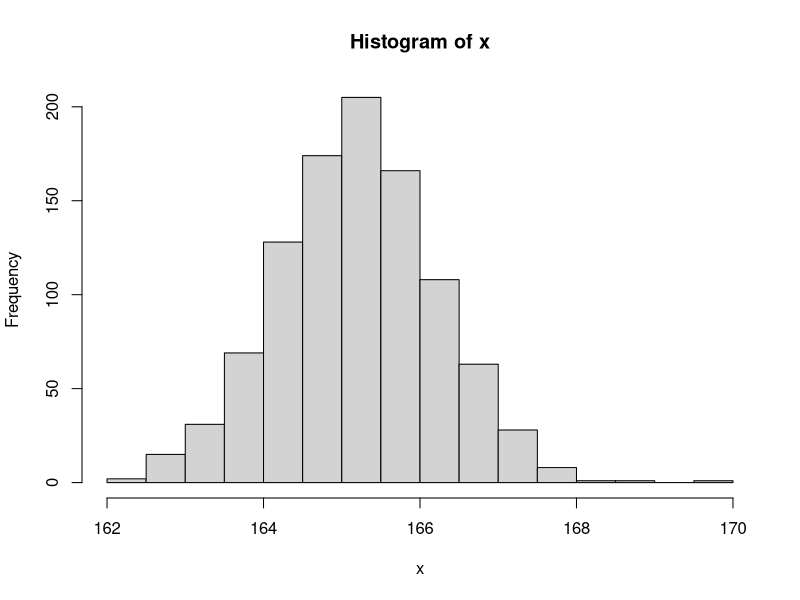
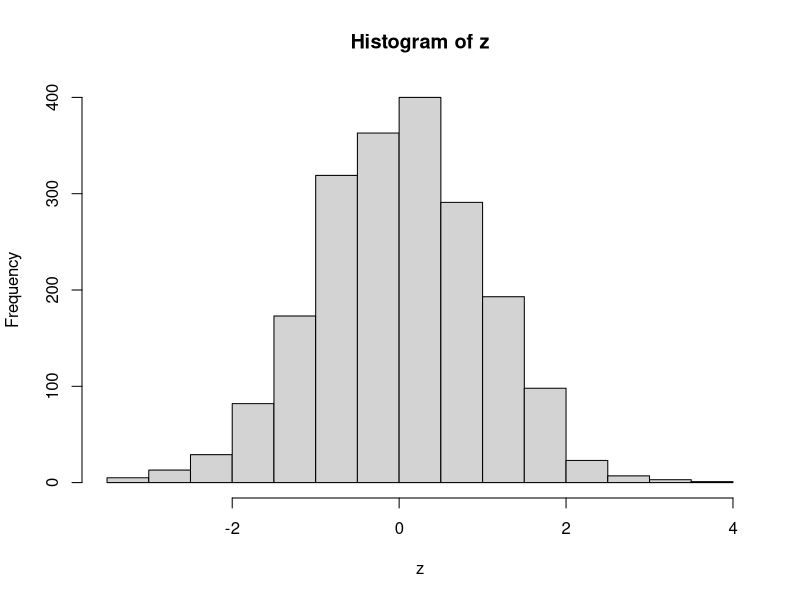
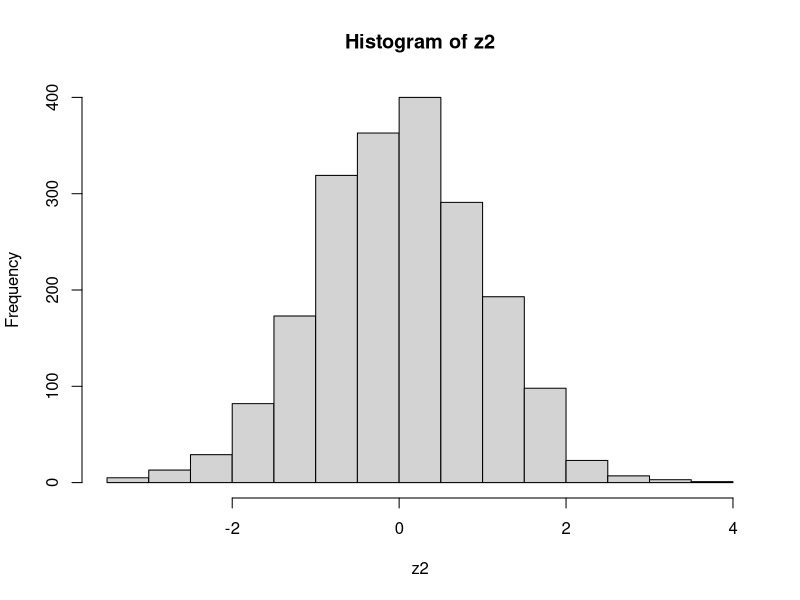

Here is the R script that generated these plots, in order:
# chap_08_Hypothesis_basic

# 가설(Hypothesis) : 어떤 사건을 설명하기 위한 가정
# 검정(Test) : 검정통계량(표본)으로 가설 채택 or 기각 과정
# 추정 : 표본을 통해서 모집단을 확률적으로 추측
# 신뢰구간 : 모수를 포함하는 구간(채택역), 벗어나면 (기각역)
# 유의수준 : 알파 표시, 오차 범위의 기준
# 구간추정 : 신뢰구간과 검정통계량을 비교해서 가설 기각 유무 결정


##################
# 1. 가설과 검정  
##################

# 귀무가설(H0) : 중2학년 남학생 평균키는 165.2cm와 차이가 없다.
# 대립가설(H0) : 중2학년 남학생 평균키는 165.2cm와 차이가 있다.

# 1. 모집단에서 표본 추출(1,000 학생)
x <- rnorm(1000, mean = 165.2, sd = 1) # 정규분포

hist(x)


# 정규성 결정
# 귀무가설 : 정규분포와 차이가 없다. (0)
shapiro.test(x) 
# W = 0.9986, p-value = 0.6244
# w = 검정통계량 -> p-value : 유의확률
# p-value = 0.6244 >= 알파(0.05) -> 채택



# 2. 평균차이 검정 : 평균 : 165.2cm
t.test(x, mu=165.2)
# t = -0.55503, df = 999, p-value = 0.579
# t, df : 검정통계량
# p-value : 유의확률
# p-value = 0.579 >= 0.05 -> 귀무가설 채택
# 95 percent confidence interval: 95%
# 165.1071 ~ 165.2309 : 신뢰구간(채택역)
# mean of x
# 165.169 -> 실제 평균(통계량 : 표본의 통계)
mean(x) # 165.169 <- 검정통계량

# [해설] 검정통계량이 신뢰구간에 포함되므로 모수의 평균키
# 165.2cm와 차이가 없다고 볼 수 있다.


# 3. 기각역의 평균검정
t.test(x, mu=165.09, conf.level = 0.95) # 95%
# 귀무가설 : 평균키 165.09cm와 차이가 없다.
# 대립가설 : 평균키 165.09cm와 차이가 있다.
# t = 2.5061, df = 999, p-value = 0.01237
# p-value = 0.01237 < 알파(0.05) -> 기각
# 95 percent confidence interval:
# 165.1071 ~ 165.2309


# 4. 신뢰수준 변경(95% -> 99%) 
t.test(x, mu=165.2, conf.level = 0.99) # 신뢰수준 99%, 평균(mu) 165.2
# t = -0.98263, df = 999, p-value = 0.326 >= 0.05
# 99 percent confidence interval: % 99%
# 165.0876 ~ 165.2504
# 신뢰수준 향상 -> 신뢰구간 넓어짐(가설 기각이 어려워짐)



#######################
# 2. 표준화 vs 정규화
#######################

# 1. 표준화 : 정규분포 -> 표준정규분포(0,1)

# 정규붙포
n <- 2000
x <- rnorm(n, mean = 100, sd = 10)
x
shapiro.test(x)
# p-value = 0.3582 > 유의수준(알파) : 0.05

# 표준화
# 표준화 공식(z) = (x - mu) / sd(x)
mu <- mean(x) #  99.79778
mu

z = (x - mu) / sd(x)
z
hist(z)
mean(z)  # 2.846246e-16 = 2*10^-16 -> 0에 수렴
sd(z) # 1
?sd # 표준편차

# scale() 함수 이용
z2 <- as.data.frame(scale(x)) # matrix -> data.frame
z2
str(z2)
z2 <- z2$V1
z2
hist(z2)
mean(z2) # #  2.846246e-16
sd(z2) # 1

# 2. 정규화(스케일링)
# - 특정 변수값을 일정한 범위(0 ~ 1)로 일치시키는 과정
str(iris)
head(iris)
summary(iris[-5])

# 1) scale() 함수
# 정규화 -> data.frame 형변환
iris_nor <- as.data.frame(scale(iris[-5]))
summary(iris_nor)


# 2) 정규화 함수 정의(0~1)
nor <- function(x){
  n <- (x - min(x)) / (max(x) - min(x))
  return (n)
}

iris_nor2 <- apply(iris[-5], 2, nor)
summary(iris_nor2)
head(iris_nor2)


##########################
# 3. 데이터셋에서 샘플링
##########################

# sample(x, size, replace = FALSE) # replace = FALSE -> 비복원추출

no <- 1:100 # 번호
score <- runif(100, min = 40, max = 100) # 성적

df <- data.frame(no, score)
df
nrow(df) # 100

# 15명 학생 샘플링
idx <- sample(x = nrow(df), size = 15)
idx

sam <- df[idx, ]
sam

# train(70%)/test(30%) dataset 
idx <- sample(x = nrow(df), size = nrow(df)*0.7)
idx

train <- df[idx, ] # model 학습용
test <- df[-idx, ] # model 평가용
dim(train) # 70  2
dim(test) # 30  2


?sample









